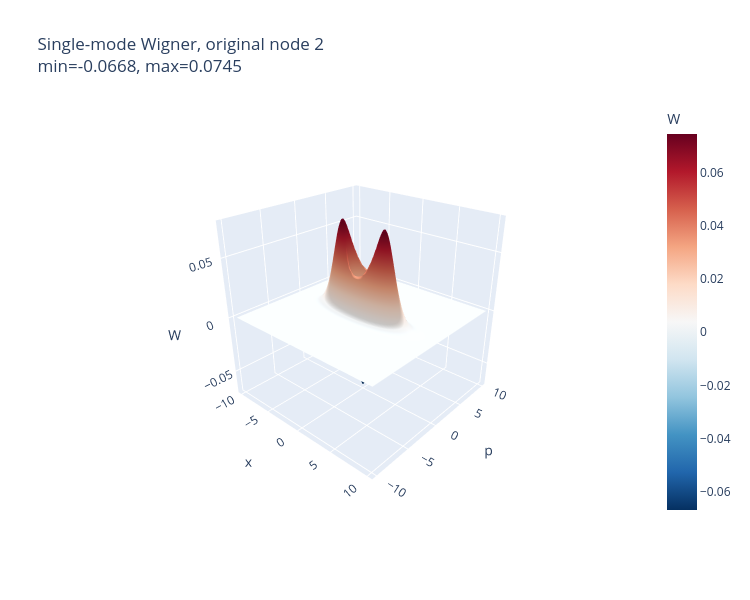
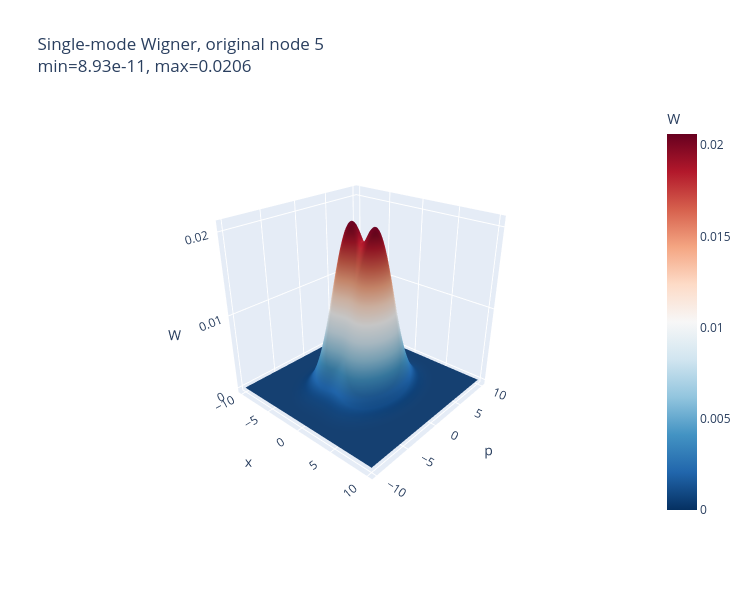
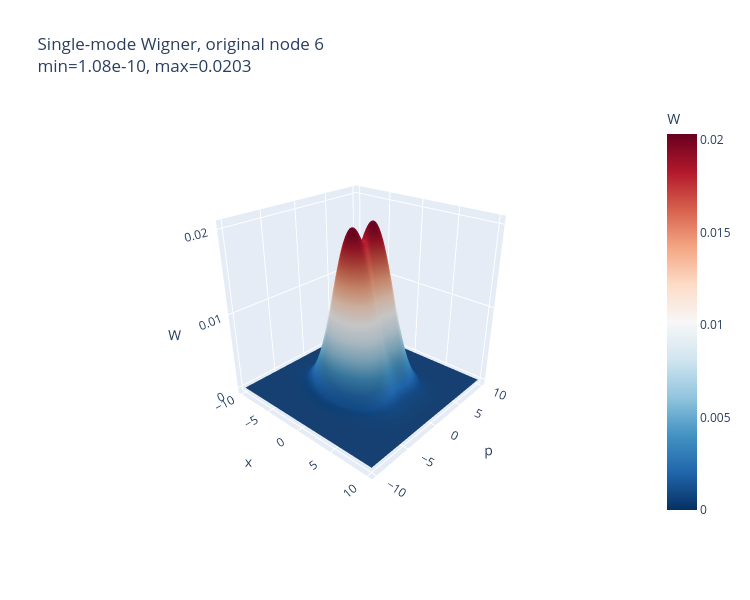

Here is the notebook cell these charts were saved with, in order:
### Code cell
# ============================================================
# Interactive single-mode Wigner plot
# Case b: deletion 먼저, photon subtraction 나중
#
# Inputs:
#   V_R_post, A_R_post, R0
#
# ordering:
#   q_R = (x_R, p_R)
# ============================================================

R_labels = list(R0 + 1)
r = len(R_labels)

for local_node in range(1, r + 1):
    original_node = R_labels[local_node - 1]

    X, P, W, V1, A1 = plot_single_mode_wigner_interactive(
        V_R_post,
        A_R_post,
        node=local_node,
        m_eff=r,
        original_label=original_node,
        xlim=10,
        n=160
    )

### Figure 1 — Plotly figure (JSON) as saved in the notebook; plotly's stock layout.template omitted (floating-point values rounded to 4 significant figures; data arrays with more than 128 entries replaced by an {"elided": "..."} marker saying what was removed)
{"data": [{"colorbar": {"title": {"text": "W"}}, "colorscale": [[0, "rgb(103,0,31)"], [0.1, "rgb(178,24,43)"], [0.2, "rgb(214,96,77)"], [0.3, "rgb(244,165,130)"], [0.4, "rgb(253,219,199)"], [0.5, "rgb(247,247,247)"], [0.6, "rgb(209,229,240)"], [0.7, "rgb(146,197,222)"], [0.8, "rgb(67,147,195)"], [0.9, "rgb(33,102,172)"], [1, "rgb(5,48,97)"]], "reversescale": true, "type": "surface", "x": {"elided": "160x160 float values"}, "y": {"elided": "160x160 float values"}, "z": {"elided": "160x160 float values"}}], "layout": {"height": 600, "scene": {"camera": {"eye": {"x": 1.6, "y": -1.8, "z": 1.2}}, "xaxis": {"title": {"text": "x"}}, "yaxis": {"title": {"text": "p"}}, "zaxis": {"title": {"text": "W"}}}, "title": {"text": "Single-mode Wigner, original node 2<br>min=-0.0668, max=0.0745"}, "width": 750}}

### Figure 2 — Plotly figure (JSON) as saved in the notebook; plotly's stock layout.template omitted (floating-point values rounded to 4 significant figures; data arrays with more than 128 entries replaced by an {"elided": "..."} marker saying what was removed)
{"data": [{"colorbar": {"title": {"text": "W"}}, "colorscale": [[0, "rgb(103,0,31)"], [0.1, "rgb(178,24,43)"], [0.2, "rgb(214,96,77)"], [0.3, "rgb(244,165,130)"], [0.4, "rgb(253,219,199)"], [0.5, "rgb(247,247,247)"], [0.6, "rgb(209,229,240)"], [0.7, "rgb(146,197,222)"], [0.8, "rgb(67,147,195)"], [0.9, "rgb(33,102,172)"], [1, "rgb(5,48,97)"]], "reversescale": true, "type": "surface", "x": {"elided": "160x160 float values"}, "y": {"elided": "160x160 float values"}, "z": {"elided": "160x160 float values"}}], "layout": {"height": 600, "scene": {"camera": {"eye": {"x": 1.6, "y": -1.8, "z": 1.2}}, "xaxis": {"title": {"text": "x"}}, "yaxis": {"title": {"text": "p"}}, "zaxis": {"title": {"text": "W"}}}, "title": {"text": "Single-mode Wigner, original node 5<br>min=8.93e-11, max=0.0206"}, "width": 750}}

### Figure 3 — Plotly figure (JSON) as saved in the notebook; plotly's stock layout.template omitted (floating-point values rounded to 4 significant figures; data arrays with more than 128 entries replaced by an {"elided": "..."} marker saying what was removed)
{"data": [{"colorbar": {"title": {"text": "W"}}, "colorscale": [[0, "rgb(103,0,31)"], [0.1, "rgb(178,24,43)"], [0.2, "rgb(214,96,77)"], [0.3, "rgb(244,165,130)"], [0.4, "rgb(253,219,199)"], [0.5, "rgb(247,247,247)"], [0.6, "rgb(209,229,240)"], [0.7, "rgb(146,197,222)"], [0.8, "rgb(67,147,195)"], [0.9, "rgb(33,102,172)"], [1, "rgb(5,48,97)"]], "reversescale": true, "type": "surface", "x": {"elided": "160x160 float values"}, "y": {"elided": "160x160 float values"}, "z": {"elided": "160x160 float values"}}], "layout": {"height": 600, "scene": {"camera": {"eye": {"x": 1.6, "y": -1.8, "z": 1.2}}, "xaxis": {"title": {"text": "x"}}, "yaxis": {"title": {"text": "p"}}, "zaxis": {"title": {"text": "W"}}}, "title": {"text": "Single-mode Wigner, original node 6<br>min=1.08e-10, max=0.0203"}, "width": 750}}
